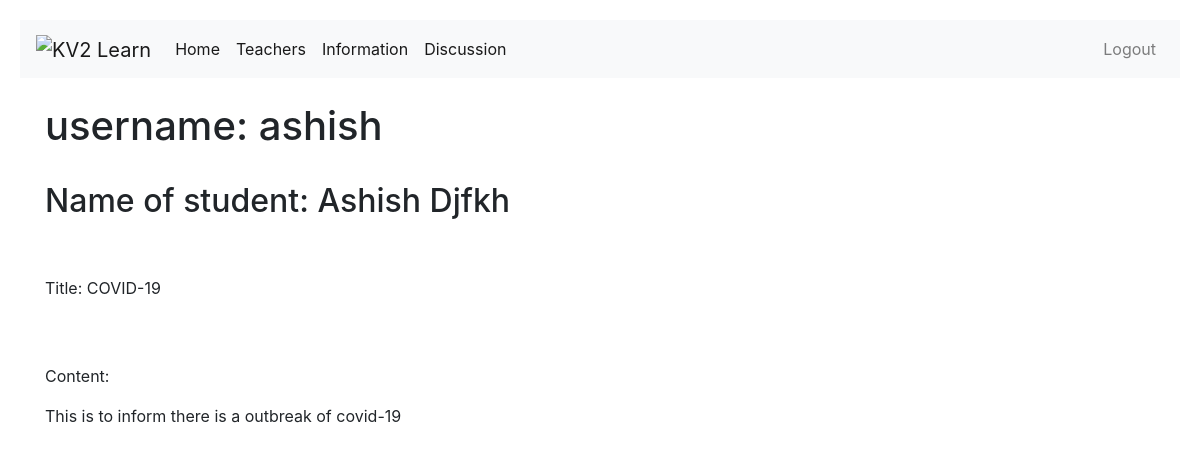
Screenshot of /information/1/ with the database file from the repository.
### mentor/models.py (models this page shows)
class information(models.Model):
	author = models.ForeignKey(CustomUser, on_delete=models.CASCADE)
	title = models.CharField(max_length=200)
	content = models.CharField(max_length=200)
	date = models.DateTimeField(auto_now_add=True)
	class Meta:
		ordering = ['-date']

### users/models.py (models this page shows)
class CustomUser(AbstractUser):
    cat = models.CharField(max_length=200)
    std = models.CharField(max_length=200, blank=True, null=True)
    phone_number = models.CharField(max_length=15)

### mentor/views.py (the view)
# urls.py: path('information/<int:pk>/', views.informationDetail, name="information"),
def informationDetail(request, pk):
    obj = information.objects.get(pk=pk)
    context = {"object": obj}
    return render(request, template_name="id.html", context=context)

### mentor/templates/id.html (shortened to what this page needs)
{% extends "base.html" %}
{% block content %}
<h1>username: {{object.author}}</h1><br>
<h2>Name of {{object.author.cat}}: {{object.author.first_name}} {{object.author.last_name}}</h2>
<br>
<br>
<p>Title: {{ object.title }}</p>
<br>
<br>
<p>Content:</p>
<p style="overflow-y: auto;">{{object.content}}</p>
<br><br><br><br><br>
{% endblock content %}

### rows the page displays
information: author "ashish", author.cat "student", author.first_name "Ashish", author.last_name "Djfkh", title "COVID-19", content "This is to inform there is a outbreak of covid-19"
